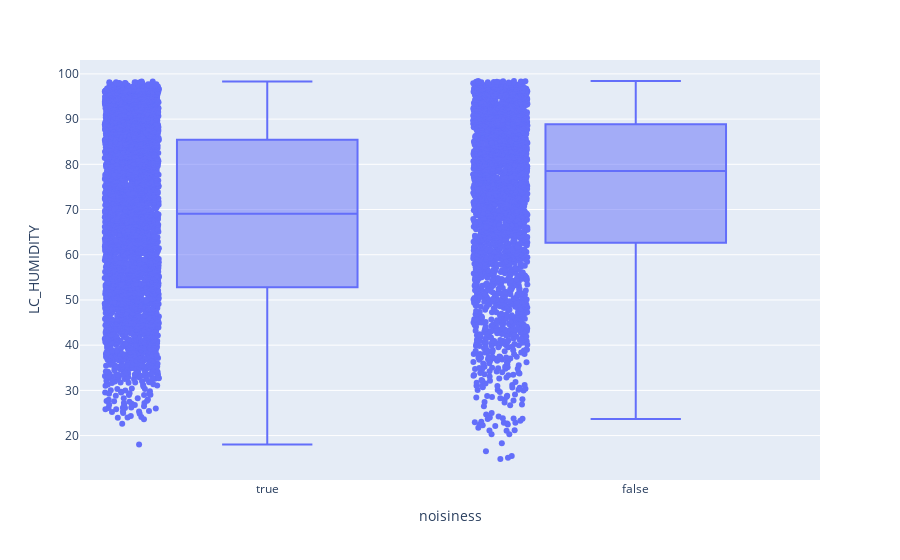

This figure's notebook cell:
### Code cell
i=1

import plotly.express as px
 
fig = px.box(list_df[i], x = 'noisiness', y='LC_HUMIDITY', points="all")
fig.update_traces(quartilemethod="inclusive")
 
fig.show()

### Figure 1 — Plotly figure (JSON) as saved in the notebook; plotly's stock layout.template omitted (floating-point values rounded to 4 significant figures; data arrays with more than 128 entries replaced by an {"elided": "..."} marker saying what was removed)
{"data": [{"alignmentgroup": "True", "boxpoints": "all", "hovertemplate": "noisiness=%{x}<br>LC_HUMIDITY=%{y}<extra></extra>", "legendgroup": "", "marker": {"color": "#636efa"}, "name": "", "notched": false, "offsetgroup": "", "orientation": "v", "quartilemethod": "inclusive", "showlegend": false, "type": "box", "x": {"elided": "6360 bool values"}, "x0": " ", "xaxis": "x", "y": {"elided": "6360 float values"}, "y0": " ", "yaxis": "y"}], "layout": {"boxmode": "group", "legend": {"tracegroupgap": 0}, "margin": {"t": 60}, "xaxis": {"anchor": "y", "domain": [0, 1], "title": {"text": "noisiness"}}, "yaxis": {"anchor": "x", "domain": [0, 1], "title": {"text": "LC_HUMIDITY"}}}}
